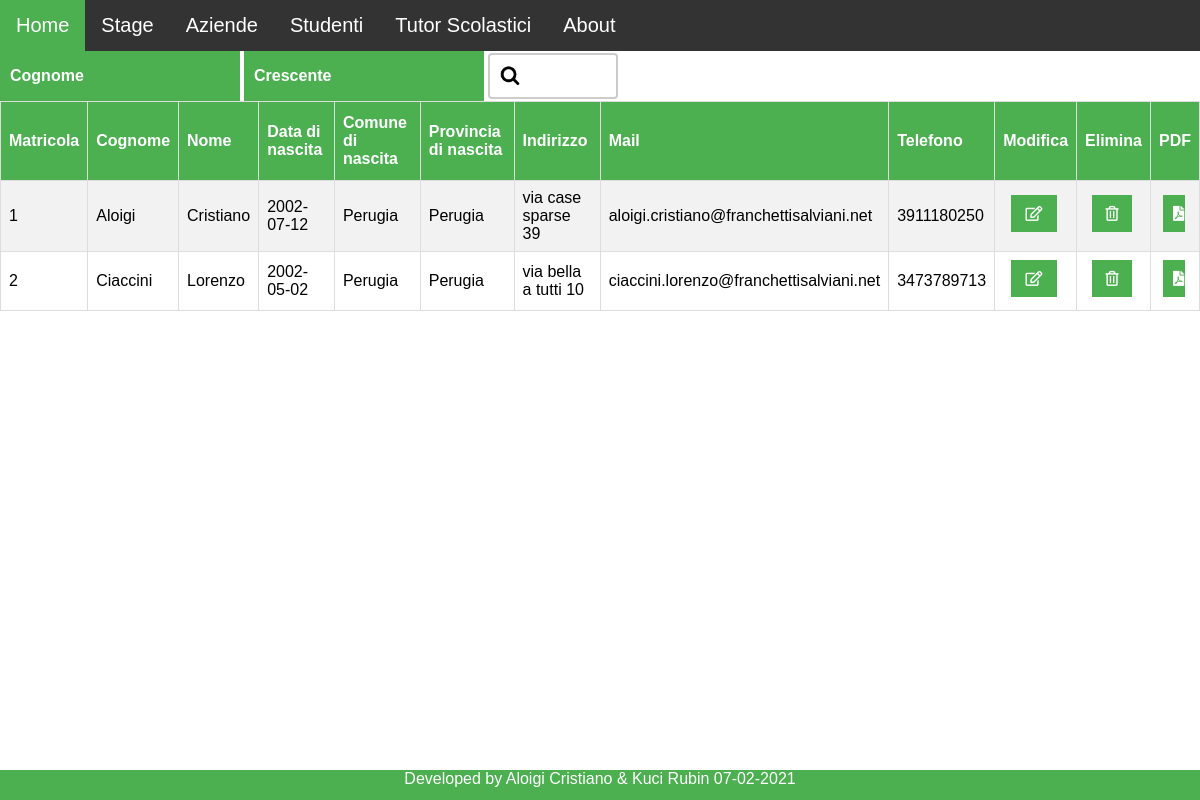
Page /visualizza/visualizzaStudenti.php on the earlier database version.
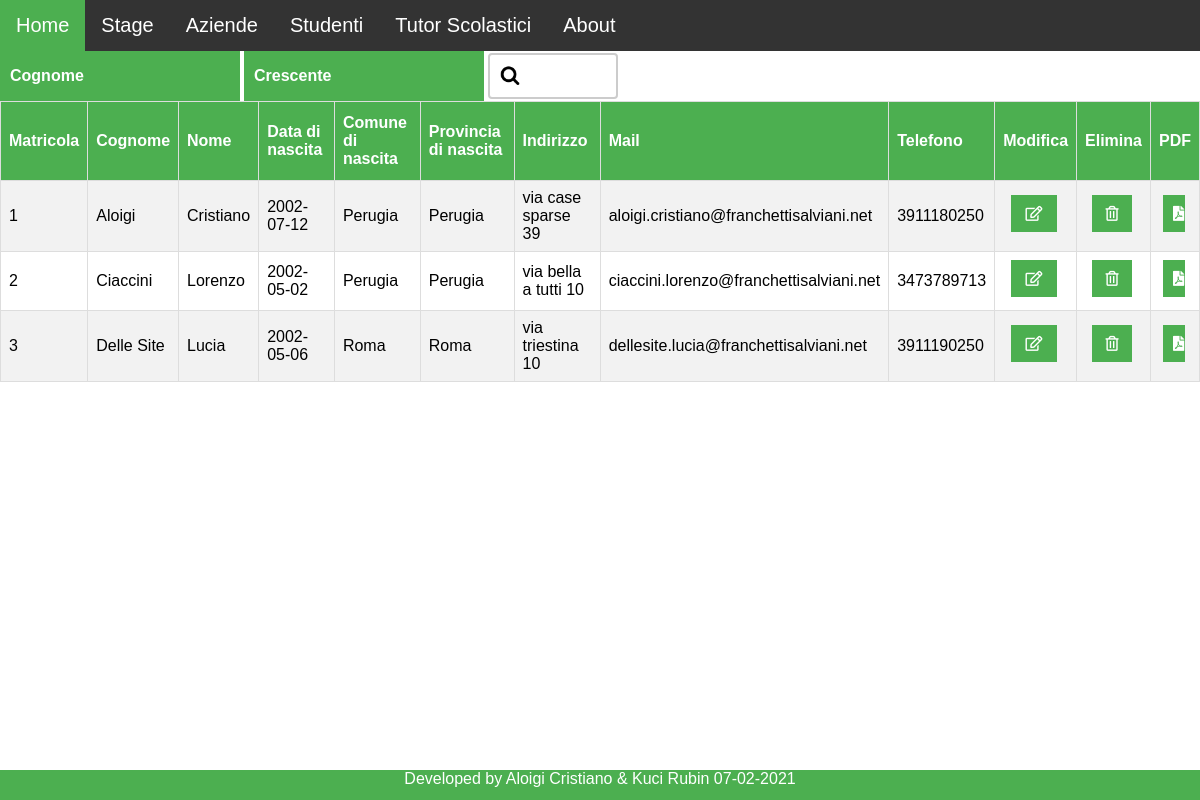
Same page on the later database version.
### tables this page shows
CREATE TABLE `studenti` (
  `Matricola` int(11) NOT NULL,
  `Nome` varchar(50) NOT NULL,
  `Cognome` varchar(50) NOT NULL,
  `DataNascita` date NOT NULL,
  `ComuneNascita` varchar(50) NOT NULL,
  `ProvinciaNascita` varchar(50) NOT NULL,
  `Sesso` varchar(1) NOT NULL,
  `Indirizzo` varchar(100) NOT NULL,
  `Mail` varchar(50) NOT NULL,
  `Telefono` varchar(10) NOT NULL
);

### visualizza/visualizzaStudenti.php (the view, shortened to what this page needs)
<!DOCTYPE html>
<html>
    <?php
        $conn = $GLOBALS['mysqli'];
        $orderBy = $_POST['orderBy'] = !empty($_POST['orderBy']) && $_POST['order'] != "empty" ? $_POST['orderBy'] : "Cognome";
        $order = $_POST['order'] = !empty($_POST['order']) && $_POST['order'] != "empty" ? $_POST['order'] : "ASC";
        $search = $_POST['search'] = !empty($_POST['search']) ? $_POST['search'] : "%";
        $sql = "
            SELECT *
            FROM `studenti`
            WHERE (Matricola LIKE '%".$search."%') OR
            (Nome LIKE '%".$search."%') OR
            (Cognome LIKE '%".$search."%') OR
            (DataNascita LIKE '%".$search."%') OR
            (ComuneNascita LIKE '%".$search."%') OR
            (ProvinciaNascita LIKE '%".$search."%') OR
            (Sesso LIKE '%".$search."%') OR
            (Indirizzo LIKE '%".$search."%') OR
            (Mail LIKE '%".$search."%') OR
            (Telefono LIKE '%".$search."%')
            ORDER BY $orderBy $order
        ";
        $result = $conn->query($sql);
    ?>
    <head>
        <link rel="stylesheet" href="../Materials/style.css">
        <link rel="stylesheet" href="style.css">
        <link href="../fontawesome/css/all.min.css" rel="stylesheet">
    </head>
    <body>
        <?php include("../Materials/menu.php"); ?>
        <form action="visualizzaStudenti.php" method="post" onchange="this.submit()">
            <select name="orderBy">
                <option value="Cognome" <?php if(!empty($_POST['orderBy']) && $orderBy == "Cognome") echo 'selected';?>>Cognome</option>
            </select>
            <select name="order">
                <option value="ASC" <?php if(!empty($_POST['order']) && $order == "ASC") echo 'selected';?>>Crescente</option>
            </select>
            <input type="text" name="search" value="<?php if(!empty($_POST['search']) && $_POST['search'] != "%") echo $search;?>">
        </form>
        <table id="stage">
            <tr>
                <th>Matricola</th>
                <th>Cognome</th>
				<th>Nome</th>
				<th>Data di nascita</th>
                <th>Comune di nascita</th>
                <th>Provincia di nascita</th>
                <th>Indirizzo</th>
                <th>Mail</th>
                <th>Telefono</th>
                <th>Modifica</th>
                <th>Elimina</th>
				<th>PDF</th>
            </tr>
            <?php
                if (mysqli_num_rows($result) > 0) {
                    while ($row = mysqli_fetch_assoc($result)) {
                        ?>
                        <tr>
                            <td><?php echo $row["Matricola"]; ?></td>
                            <td><?php echo $row["Cognome"]; ?></td>
							<td><?php echo $row["Nome"]; ?></td>
                            <td><?php echo $row["DataNascita"]; ?></td>
                            <td><?php echo $row["ComuneNascita"]; ?></td>
                            <td><?php echo $row["ProvinciaNascita"]; ?></td>
                            <td><?php echo $row["Indirizzo"]; ?></td>
                            <td><?php echo $row["Mail"]; ?></td>
                            <td><?php echo $row["Telefono"]; ?></td>
                            <td>
                                <form action="modificaValoriS.php" method="post">
                                    <button type="submit" class="button"><i class="far fa-edit"></i></button>
                                </form>
                            </td>
                            <td>
                                <form action="cancellaStudente.php" method="post">
                                    <button type="submit" class="button"><i class="far fa-trash-alt"></i></button>
                                </form>
                            </td>
                            <td>
                                <form action="../StampePdf/studenti.php" method="post">
                                    <button type="submit" class="button"><i class="fas fa-file-pdf"></i></button>
                                </form>
                            </td>
                        </tr>
                        <?php
                    }
                } else {
                    echo "0 results";
                }
            ?>
        </table>
        <?php include("../Materials/footer.php");?>
    </body>
</html>

Differences in the rows shown:
added studenti: Matricola "3", Cognome "Delle Site", Nome "Lucia", DataNascita "2002-05-06", ComuneNascita "Roma", ProvinciaNascita "Roma", Indirizzo "via triestina 10", Mail "dellesite.lucia@franchettisalviani.net", Telefono "3911190250"
